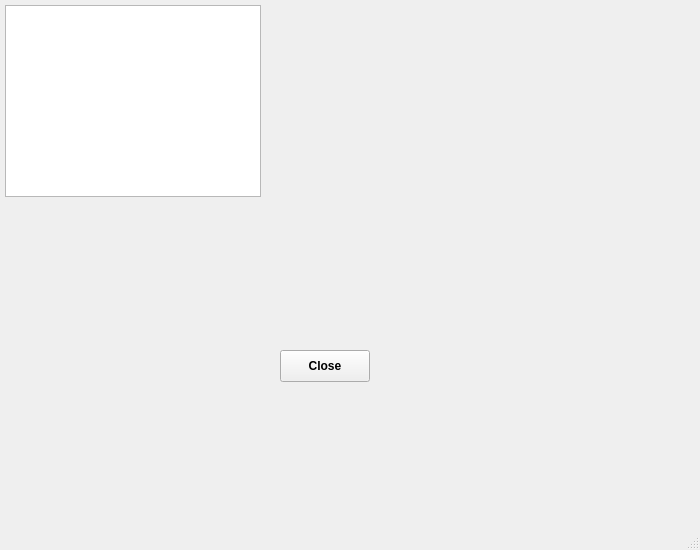
<?xml version="1.0" encoding="UTF-8"?>
<ui version="4.0">
 <class>DataBrowserDialog</class>
 <widget class="QDialog" name="DataBrowserDialog">
  <property name="windowModality">
   <enum>Qt::ApplicationModal</enum>
  </property>
  <property name="geometry">
   <rect>
    <x>0</x>
    <y>0</y>
    <width>700</width>
    <height>550</height>
   </rect>
  </property>
  <property name="sizePolicy">
   <sizepolicy hsizetype="Preferred" vsizetype="Preferred">
    <horstretch>0</horstretch>
    <verstretch>0</verstretch>
   </sizepolicy>
  </property>
  <property name="minimumSize">
   <size>
    <width>700</width>
    <height>550</height>
   </size>
  </property>
  <property name="maximumSize">
   <size>
    <width>900</width>
    <height>16777214</height>
   </size>
  </property>
  <property name="baseSize">
   <size>
    <width>700</width>
    <height>550</height>
   </size>
  </property>
  <property name="windowTitle">
   <string>Quote Browser</string>
  </property>
  <property name="windowIcon">
   <iconset resource="../resources/ChartGeany.qrc">
    <normaloff>:/png/images/icons/PNG/spreadsheet.png</normaloff>:/png/images/icons/PNG/spreadsheet.png</iconset>
  </property>
  <property name="autoFillBackground">
   <bool>false</bool>
  </property>
  <property name="sizeGripEnabled">
   <bool>true</bool>
  </property>
  <property name="modal">
   <bool>true</bool>
  </property>
  <widget class="QTableWidget" name="tableWidget">
   <property name="geometry">
    <rect>
     <x>5</x>
     <y>5</y>
     <width>256</width>
     <height>192</height>
    </rect>
   </property>
   <property name="font">
    <font>
     <pointsize>9</pointsize>
     <weight>75</weight>
     <bold>true</bold>
    </font>
   </property>
   <property name="focusPolicy">
    <enum>Qt::ClickFocus</enum>
   </property>
   <property name="editTriggers">
    <set>QAbstractItemView::NoEditTriggers</set>
   </property>
   <property name="selectionBehavior">
    <enum>QAbstractItemView::SelectRows</enum>
   </property>
   <property name="sortingEnabled">
    <bool>true</bool>
   </property>
   <attribute name="verticalHeaderVisible">
    <bool>true</bool>
   </attribute>
   <attribute name="verticalHeaderHighlightSections">
    <bool>false</bool>
   </attribute>
  </widget>
  <widget class="QPushButton" name="closeButton">
   <property name="geometry">
    <rect>
     <x>280</x>
     <y>350</y>
     <width>90</width>
     <height>32</height>
    </rect>
   </property>
   <property name="font">
    <font>
     <pointsize>9</pointsize>
     <weight>75</weight>
     <bold>true</bold>
    </font>
   </property>
   <property name="focusPolicy">
    <enum>Qt::NoFocus</enum>
   </property>
   <property name="text">
    <string>Close</string>
   </property>
   <property name="autoDefault">
    <bool>false</bool>
   </property>
  </widget>
 </widget>
 <resources>
  <include location="../resources/ChartGeany.qrc"/>
 </resources>
 <connections/>
</ui>
